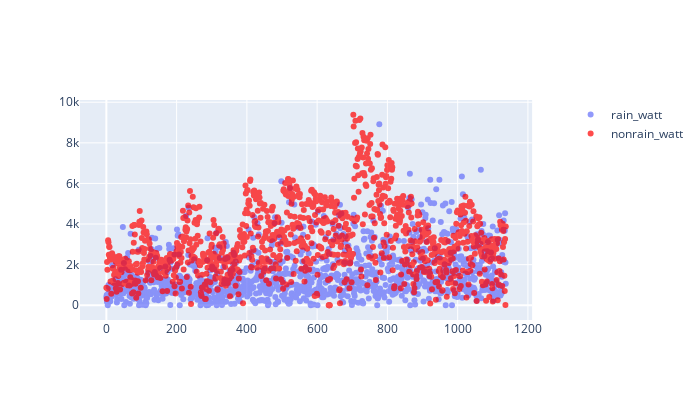

Notebook source saved alongside this figure:
### Code cell
fig = make_subplots(specs=[[{"secondary_y": True}]])

fig.add_trace(go.Scatter(x=data_rainfall_sort_index.index, y=data3_rainfall_sort["watt"], opacity=0.7, mode='markers', name="rain_watt"), secondary_y = False)
# fig.add_trace(go.Scatter(x=data3_rainfall_sort_reset_index.index, y=data3_rainfall_sort["일강수량"], mode='markers', name="일강수량", line=dict(color='aqua')), secondary_y = True)
fig.add_trace(go.Scatter(x=data_rainfall_sort_index.index, y=data3_nonrainfall["watt"], mode='markers',  opacity=0.7, name="nonrain_watt", line=dict(color='red')), secondary_y = False)
fig.update_layout(width=700, height=400)

fig.show()

### Figure 1 — Plotly figure (JSON) as saved in the notebook; plotly's stock layout.template omitted (floating-point values rounded to 4 significant figures; data arrays with more than 128 entries replaced by an {"elided": "..."} marker saying what was removed)
{"data": [{"mode": "markers", "name": "rain_watt", "opacity": 0.7, "type": "scatter", "x": {"elided": "1138 int values"}, "xaxis": "x", "y": {"elided": "1138 float values"}, "yaxis": "y"}, {"line": {"color": "red"}, "mode": "markers", "name": "nonrain_watt", "opacity": 0.7, "type": "scatter", "x": {"elided": "1138 int values"}, "xaxis": "x", "y": {"elided": "2346 float values"}, "yaxis": "y"}], "layout": {"height": 400, "width": 700, "xaxis": {"anchor": "y", "domain": [0, 0.94]}, "yaxis": {"anchor": "x", "domain": [0, 1]}, "yaxis2": {"anchor": "x", "overlaying": "y", "side": "right"}}}
